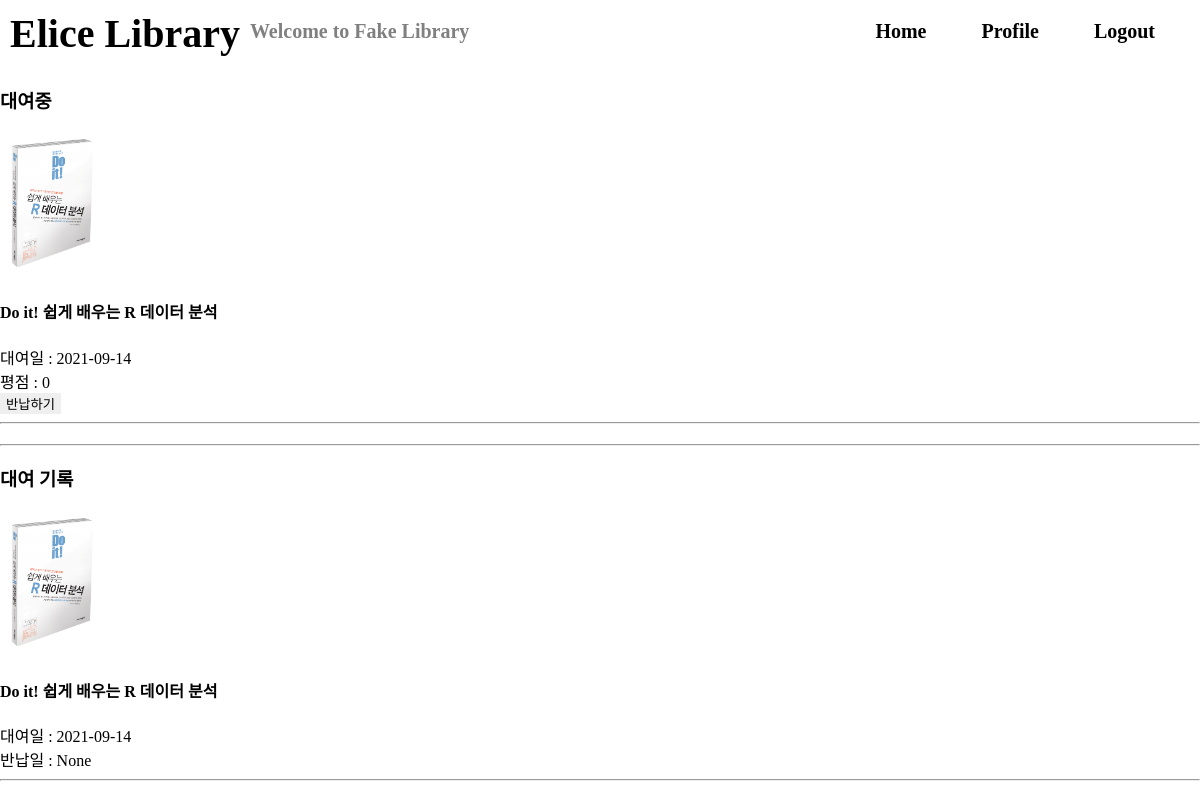
The page /profile (signed in) on the database its author committed.
### tables this page shows
CREATE TABLE profile (
  id INTEGER PRIMARY KEY AUTOINCREMENT,
  user_id INTEGER NOT NULL,
  book_id INTEGER NOT NULL,
  start_date DATE NOT NULL,
  end_date DATE DEFAULT NULL,

  FOREIGN KEY (user_id) REFERENCES user (id),
  FOREIGN KEY (book_id) REFERENCES book (id)
);

CREATE TABLE book (
  id INTEGER PRIMARY KEY AUTOINCREMENT,
  name TEXT NOT NULL,
  publisher TEXT NOT NULL,
  author TEXT NOT NULL,
  published_at DATETIME NOT NULL,
  page_count INTEGER NOT NULL,
  isbn INTEGER NOT NULL,
  description TEXT NOT NULL,
  image_path TEXT NOT NULL,
  stock INTEGER NOT NULL,
  rating INTEGER NOT NULL
);

### app/profile.py (the view)
@bp.route('/profile', methods=('GET', 'POST'))
@login_required
def profile():
	db = get_db()
	books = db.execute(
		'SELECT * FROM book JOIN profile ON book.id=profile.book_id WHERE profile.user_id=?', (session['user_id'], )
	).fetchall()
	return render_template('profile.html', books=books)

### app/auth.py (called while the page is built)
@bp.before_app_request
def load_logged_in_user():
	user_id = session.get('user_id')
	if user_id is None:
		g.user = None
	else:
		g.user = get_db().execute(
			'SELECT * FROM user WHERE id = ?', (user_id,)
		).fetchone()

def login_required(view):
	@functools.wraps(view)
	def wrapped_view(**kwargs):
		if g.user is None:
			return redirect(url_for('auth.login'))
		return view(**kwargs)
	return wrapped_view

### app/db.py (called while the page is built)
def get_db():
    if 'db' not in g:
        g.db = sqlite3.connect(
            current_app.config['DATABASE'],
            detect_types=sqlite3.PARSE_DECLTYPES
        )
        g.db.row_factory = sqlite3.Row
    return g.db

### app/templates/profile.html (shortened to what this page needs)
{% extends "layout.html" %} {% block content %}
<h3> 대여중 </h3>
<div>
  <div>
    {% for book in books %}
    {% if book.end_date is none %}
    <a href="{{ url_for('book_info.book_info', id=book.id) }}">
      <img src="{{ book.image_path }}" alt="{{ book.name }}" width=100px>
      <h4>{{ book.name }}</h4>
    </a>
      <div>대여일 : {{ book.start_date }}</div>
      <div>평점 : {{ book.rating }}</div>
      <form action="/return" method="POST">
        <button name="id" value="{{ book.id }}" onclick="alert('반납되었습니다!')">반납하기</button>
      </form>
      <hr>
      {% endif %}
    {% endfor %}
  </div>
  </div>
<hr>
<h3> 대여 기록 </h3>
<div>
  {% for book in books %}
  <a href="{{ url_for('book_info.book_info', id=book.book_id) }}">
    <img src="{{ book.image_path }}" alt="{{ book.name }}" width=100px>
    <h4>{{ book.name }}</h4>
  </a>
    <div>대여일 : {{ book.start_date }}</div>
    <div>반납일 : {{ book.end_date }}</div>
    <hr>
  {% endfor %}
</div>
{% endblock %}

### app/static/style.css (style rules this page uses)
html, body { margin: 0; padding: 0; }
a { text-decoration: none; color: black; }
button { border: none; }

### rows shown on the page
profile: image_path (picture), name "Do it! 쉽게 배우는 R 데이터 분석", start_date "2021-09-14", rating "0", {{ book.id }} 3 (drawn), end_date "None"
